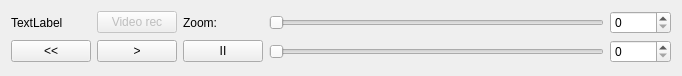
<?xml version="1.0" encoding="UTF-8"?>
<ui version="4.0">
 <class>AnimationBar</class>
 <widget class="QWidget" name="AnimationBar">
  <property name="geometry">
   <rect>
    <x>0</x>
    <y>0</y>
    <width>682</width>
    <height>76</height>
   </rect>
  </property>
  <property name="windowTitle">
   <string>Animation controls</string>
  </property>
  <layout class="QGridLayout" name="gridLayout">
   <item row="0" column="3">
    <widget class="QSlider" name="hSlider_zoom">
     <property name="maximum">
      <number>40000</number>
     </property>
     <property name="orientation">
      <enum>Qt::Horizontal</enum>
     </property>
    </widget>
   </item>
   <item row="0" column="4">
    <widget class="QSpinBox" name="spb_zoom">
     <property name="maximum">
      <number>40000</number>
     </property>
    </widget>
   </item>
   <item row="1" column="1">
    <widget class="QPushButton" name="pb_play">
     <property name="text">
      <string>&gt;</string>
     </property>
    </widget>
   </item>
   <item row="1" column="2">
    <widget class="QPushButton" name="pb_pause">
     <property name="text">
      <string>II</string>
     </property>
    </widget>
   </item>
   <item row="1" column="3">
    <widget class="QSlider" name="hSlider_playback">
     <property name="maximum">
      <number>40000</number>
     </property>
     <property name="orientation">
      <enum>Qt::Horizontal</enum>
     </property>
    </widget>
   </item>
   <item row="1" column="4">
    <widget class="QSpinBox" name="spb_playback">
     <property name="maximum">
      <number>40000</number>
     </property>
    </widget>
   </item>
   <item row="1" column="0">
    <widget class="QPushButton" name="pb_rewind">
     <property name="text">
      <string>&lt;&lt;</string>
     </property>
    </widget>
   </item>
   <item row="0" column="2">
    <widget class="QLabel" name="label">
     <property name="text">
      <string>Zoom:</string>
     </property>
    </widget>
   </item>
   <item row="0" column="1">
    <widget class="QPushButton" name="pb_recVideo">
     <property name="enabled">
      <bool>false</bool>
     </property>
     <property name="text">
      <string>Video rec</string>
     </property>
     <property name="checkable">
      <bool>true</bool>
     </property>
     <property name="checked">
      <bool>false</bool>
     </property>
     <property name="default">
      <bool>false</bool>
     </property>
     <property name="flat">
      <bool>false</bool>
     </property>
    </widget>
   </item>
   <item row="0" column="0">
    <widget class="QLabel" name="label_2">
     <property name="text">
      <string>TextLabel</string>
     </property>
    </widget>
   </item>
  </layout>
 </widget>
 <resources/>
 <connections>
  <connection>
   <sender>hSlider_zoom</sender>
   <signal>valueChanged(int)</signal>
   <receiver>spb_zoom</receiver>
   <slot>setValue(int)</slot>
   <hints>
    <hint type="sourcelabel">
     <x>328</x>
     <y>17</y>
    </hint>
    <hint type="destinationlabel">
     <x>652</x>
     <y>19</y>
    </hint>
   </hints>
  </connection>
  <connection>
   <sender>spb_zoom</sender>
   <signal>valueChanged(int)</signal>
   <receiver>hSlider_zoom</receiver>
   <slot>setValue(int)</slot>
   <hints>
    <hint type="sourcelabel">
     <x>646</x>
     <y>8</y>
    </hint>
    <hint type="destinationlabel">
     <x>506</x>
     <y>24</y>
    </hint>
   </hints>
  </connection>
  <connection>
   <sender>hSlider_playback</sender>
   <signal>valueChanged(int)</signal>
   <receiver>spb_playback</receiver>
   <slot>setValue(int)</slot>
   <hints>
    <hint type="sourcelabel">
     <x>600</x>
     <y>47</y>
    </hint>
    <hint type="destinationlabel">
     <x>643</x>
     <y>45</y>
    </hint>
   </hints>
  </connection>
  <connection>
   <sender>spb_playback</sender>
   <signal>valueChanged(int)</signal>
   <receiver>hSlider_playback</receiver>
   <slot>setValue(int)</slot>
   <hints>
    <hint type="sourcelabel">
     <x>637</x>
     <y>34</y>
    </hint>
    <hint type="destinationlabel">
     <x>469</x>
     <y>46</y>
    </hint>
   </hints>
  </connection>
 </connections>
</ui>
